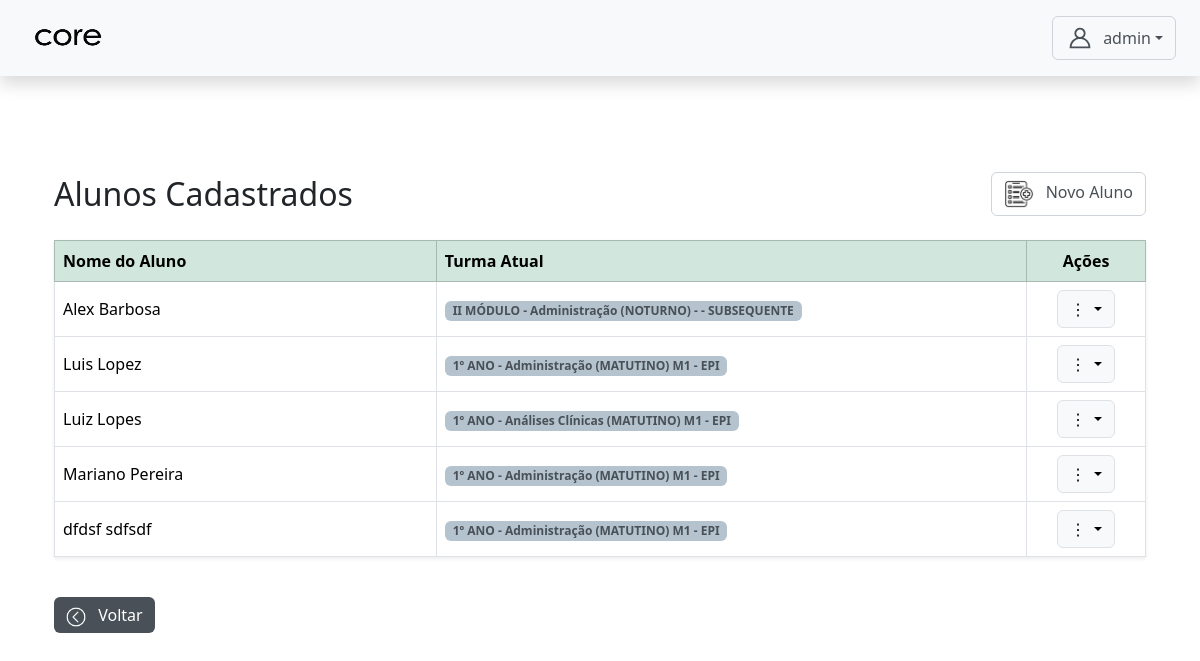
/autenticacao/admin/aluno_crud/alunos/ (signed in), run on an earlier commit of the app's database.
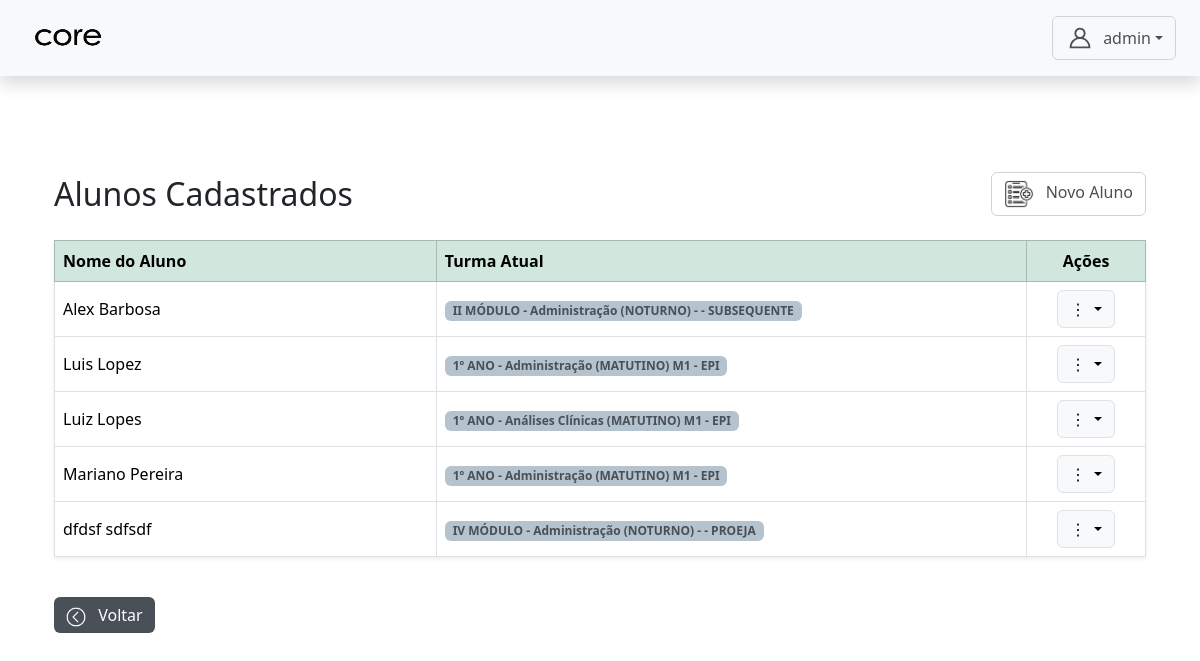
And on a later commit of the database.
### core/models.py (models this page shows, shortened)
class AlunoTurma(models.Model):
    aluno = models.ForeignKey(CustomUser, on_delete=models.CASCADE, limit_choices_to={'tipo': 'aluno'})
    turma = models.ForeignKey(Turma, on_delete=models.CASCADE)
    data_matricula = models.DateField(auto_now_add=True)
    ano_letivo = models.CharField(max_length=10, blank=True, null=True)
    class Meta:
        unique_together = ('aluno', 'turma')

class Turma(models.Model):
    ANO_MODULO_CHOICES = [
        ('1º ANO', '1º ANO'),
        ('2º ANO', '2º ANO'),
        ('3º ANO', '3º ANO'),
        ('I MÓDULO', 'I MÓDULO'),
        ('II MÓDULO', 'II MÓDULO'),
        ('III MÓDULO', 'III MÓDULO'),
        ('IV MÓDULO', 'IV MÓDULO'),
        ('V MÓDULO', 'V MÓDULO'),
        ('VI MÓDULO', 'VI MÓDULO'),
    ]
    TURNO_CHOICES = [
        ('matutino', 'Matutino'),
        ('vespertino', 'Vespertino'),
        ('noturno', 'Noturno'),
    ]
    curso = models.ForeignKey(Curso, on_delete=models.CASCADE)
    ano_modulo = models.CharField(max_length=20, choices=ANO_MODULO_CHOICES)
    turno = models.CharField(max_length=20, choices=TURNO_CHOICES)
    turma = models.CharField(max_length=10, blank=True, null=True, help_text="Ex: M1, V2 ou deixe vazio se for módulo noturno.")
    modalidade = models.CharField(max_length=50, blank=True, null=True)
    sala = models.CharField(max_length=20, blank=True, null=True)
    class Meta:
        unique_together = ('curso', 'ano_modulo', 'turno', 'turma', 'modalidade')
    def __str__(self):
        turma_display = self.turma if self.turma else "-"
        return f"{self.ano_modulo} - {self.curso.nome} ({self.turno.upper()}) {turma_display} - {self.modalidade or ''}".strip()

class Curso(models.Model):
    EIXO_CHOICES = (
        ('SAUDE', 'Eixo da Saúde'),
        ('GESTAO', 'Eixo de Gestão'),
    )
    nome = models.CharField(max_length=100, unique=True)
    eixo = models.CharField(max_length=10, choices=EIXO_CHOICES, default='GESTAO')

### autenticacao/views.py (the view)
# urls.py: path('admin/aluno_crud/alunos/', views.gerenciar_alunos, name='gerenciar_alunos'),
@login_required
@role_required('admin')
def gerenciar_alunos(request):
    alunos = CustomUser.objects.filter(tipo='aluno').prefetch_related('alunoturma_set__turma').order_by('first_name', 'last_name')
    return render(request, 'admin/aluno_crud/gerenciar_alunos.html', {'alunos': alunos})

### templates/admin/aluno_crud/gerenciar_alunos.html (shortened to what this page needs)
{% extends 'base4.html' %}
{% load static %}
{% block content %}
<div class="container mt-5">
    <div class="d-flex justify-content-between align-items-center mb-4">
        <h2 class="mb-0">Alunos Cadastrados</h2>
        <a href="{% url 'cadastrar_aluno' %}" class="btn btn-outline-secondary">
            <img src="{% static 'assets/img/cadastrar.png' %}" width='30px' height='30px' class="me-2">
            Novo Aluno
        </a>
    </div>
    <table class="table table-bordered align-middle shadow-sm">
        <thead class="table-success">
            <tr>
                <th class="coluna-nome">Nome do Aluno</th>
                <th>Turma Atual</th>
                <th class="text-center">Ações</th>
            </tr>
        </thead>
        <tbody>
            {% for aluno in alunos %}
            <tr>
                <td>{{ aluno.get_full_name }}</td>
                <td>
                    {% for vinculo in aluno.alunoturma_set.all %}
                        <span class="badge bg-primary text-dark">
                            {{ vinculo.turma }}
                        </span>
                    {% empty %}
                        <span class="text-muted">Nenhuma turma vinculada</span>
                    {% endfor %}
               </td>
                <td class="text-center">
                    <div class="dropdown">
                        <button class="btn btn-light border dropdown-toggle" data-bs-toggle="dropdown">
                            ⋮
                        </button>
                    </div>
                </td>
            </tr>
            {% empty %}
            <tr>
                <td colspan="3" class="text-center text-muted">Nenhum aluno cadastrado.</td>
            </tr>
            {% endfor %}
        </tbody>
    </table>
    <a href="{% url 'admin_dashboard' %}" class="btn btn-secondary mt-4">
        <img src="{% static 'assets/img/voltar.png' %}" width='20px' height='20px' class="me-2">
        Voltar
    </a>
</div>
{% endblock content %}

What changed in the data, as far as the page shows it:
changed AlunoTurma: turma "1º ANO - Administração (MATUTINO) M1 - EPI" → "IV MÓDULO - Administração (NOTURNO) - - PROEJA"
